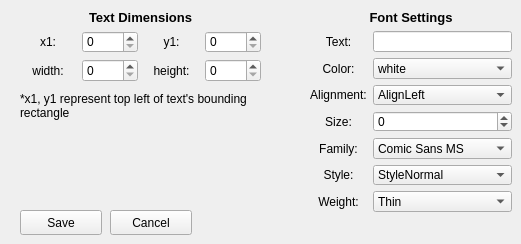
          <widget class="QWidget" name="addText">
           <widget class="QWidget" name="layoutWidget_13">
            <property name="geometry">
             <rect>
              <x>20</x>
              <y>10</y>
              <width>241</width>
              <height>72</height>
             </rect>
            </property>
            <layout class="QGridLayout" name="squareDimensions_3">
             <item row="1" column="0">
              <widget class="QLabel" name="label_71">
               <property name="text">
                <string>x1:</string>
               </property>
               <property name="alignment">
                <set>Qt::AlignCenter</set>
               </property>
              </widget>
             </item>
             <item row="1" column="1">
              <widget class="QSpinBox" name="addTextx1">
               <property name="maximum">
                <number>1000</number>
               </property>
              </widget>
             </item>
             <item row="1" column="2">
              <widget class="QLabel" name="label_72">
               <property name="text">
                <string>y1:</string>
               </property>
               <property name="alignment">
                <set>Qt::AlignCenter</set>
               </property>
              </widget>
             </item>
             <item row="1" column="3">
              <widget class="QSpinBox" name="addTexty1">
               <property name="maximum">
                <number>500</number>
               </property>
              </widget>
             </item>
             <item row="0" column="0" colspan="4">
              <widget class="QLabel" name="label_73">
               <property name="font">
                <font>
                 <pointsize>10</pointsize>
                 <weight>75</weight>
                 <bold>true</bold>
                </font>
               </property>
               <property name="text">
                <string>Text Dimensions</string>
               </property>
               <property name="alignment">
                <set>Qt::AlignCenter</set>
               </property>
              </widget>
             </item>
             <item row="2" column="0">
              <widget class="QLabel" name="label_74">
               <property name="text">
                <string>width:</string>
               </property>
               <property name="alignment">
                <set>Qt::AlignCenter</set>
               </property>
              </widget>
             </item>
             <item row="2" column="1">
              <widget class="QSpinBox" name="addTextw">
               <property name="alignment">
                <set>Qt::AlignLeading|Qt::AlignLeft|Qt::AlignVCenter</set>
               </property>
               <property name="maximum">
                <number>1000</number>
               </property>
              </widget>
             </item>
             <item row="2" column="2">
              <widget class="QLabel" name="label_85">
               <property name="text">
                <string>height:</string>
               </property>
               <property name="alignment">
                <set>Qt::AlignCenter</set>
               </property>
              </widget>
             </item>
             <item row="2" column="3">
              <widget class="QSpinBox" name="addTexth">
               <property name="alignment">
                <set>Qt::AlignLeading|Qt::AlignLeft|Qt::AlignVCenter</set>
               </property>
               <property name="maximum">
                <number>500</number>
               </property>
              </widget>
             </item>
            </layout>
           </widget>
           <widget class="QLabel" name="label_78">
            <property name="geometry">
             <rect>
              <x>20</x>
              <y>90</y>
              <width>241</width>
              <height>31</height>
             </rect>
            </property>
            <property name="text">
             <string>*x1, y1 represent top left of text's bounding rectangle</string>
            </property>
            <property name="wordWrap">
             <bool>true</bool>
            </property>
           </widget>
           <widget class="QPushButton" name="textSave">
            <property name="geometry">
             <rect>
              <x>20</x>
              <y>210</y>
              <width>82</width>
              <height>25</height>
             </rect>
            </property>
            <property name="text">
             <string>Save</string>
            </property>
           </widget>
           <widget class="QPushButton" name="textCancel">
            <property name="geometry">
             <rect>
              <x>110</x>
              <y>210</y>
              <width>82</width>
              <height>25</height>
             </rect>
            </property>
            <property name="text">
             <string>Cancel</string>
            </property>
           </widget>
           <widget class="QWidget" name="layoutWidget">
            <property name="geometry">
             <rect>
              <x>310</x>
              <y>10</y>
              <width>202</width>
              <height>202</height>
             </rect>
            </property>
            <layout class="QGridLayout" name="gridLayout_4">
             <item row="0" column="0" colspan="2">
              <widget class="QLabel" name="label_79">
               <property name="font">
                <font>
                 <pointsize>10</pointsize>
                 <weight>75</weight>
                 <bold>true</bold>
                </font>
               </property>
               <property name="text">
                <string>Font Settings</string>
               </property>
               <property name="alignment">
                <set>Qt::AlignCenter</set>
               </property>
              </widget>
             </item>
             <item row="1" column="0">
              <widget class="QLabel" name="label_80">
               <property name="text">
                <string>Text:</string>
               </property>
               <property name="alignment">
                <set>Qt::AlignCenter</set>
               </property>
              </widget>
             </item>
             <item row="1" column="1">
              <widget class="QLineEdit" name="addTexttext"/>
             </item>
             <item row="2" column="0">
              <widget class="QLabel" name="label_81">
               <property name="text">
                <string>Color:</string>
               </property>
               <property name="alignment">
                <set>Qt::AlignCenter</set>
               </property>
              </widget>
             </item>
             <item row="2" column="1">
              <widget class="QComboBox" name="addTextColor">
               <item>
                <property name="text">
                 <string>white</string>
                </property>
               </item>
               <item>
                <property name="text">
                 <string>black</string>
                </property>
               </item>
               <item>
                <property name="text">
                 <string>red</string>
                </property>
               </item>
               <item>
                <property name="text">
                 <string>green</string>
                </property>
               </item>
               <item>
                <property name="text">
                 <string>blue</string>
                </property>
               </item>
               <item>
                <property name="text">
                 <string>cyan</string>
                </property>
               </item>
               <item>
                <property name="text">
                 <string>magenta</string>
                </property>
               </item>
               <item>
                <property name="text">
                 <string>yellow</string>
                </property>
               </item>
               <item>
                <property name="text">
                 <string>gray</string>
                </property>
               </item>
              </widget>
             </item>
             <item row="3" column="0">
              <widget class="QLabel" name="label_83">
               <property name="text">
                <string>Alignment:</string>
               </property>
               <property name="alignment">
                <set>Qt::AlignCenter</set>
               </property>
              </widget>
             </item>
             <item row="3" column="1">
              <widget class="QComboBox" name="addTextAlignment">
               <item>
                <property name="text">
                 <string>AlignLeft</string>
                </property>
               </item>
               <item>
                <property name="text">
                 <string>AlignRight</string>
                </property>
               </item>
               <item>
                <property name="text">
                 <string>AlignTop</string>
                </property>
               </item>
               <item>
                <property name="text">
                 <string>AlignBottom</string>
                </property>
               </item>
               <item>
                <property name="text">
                 <string>AlignCenter</string>
                </property>
               </item>
              </widget>
             </item>
             <item row="4" column="0">
              <widget class="QLabel" name="label_82">
               <property name="text">
                <string>Size:</string>
               </property>
               <property name="alignment">
                <set>Qt::AlignCenter</set>
               </property>
              </widget>
             </item>
             <item row="4" column="1">
              <widget class="QSpinBox" name="addTextSize">
               <property name="minimum">
                <number>-1</number>
               </property>
               <property name="maximum">
                <number>50</number>
               </property>
              </widget>
             </item>
             <item row="5" column="0">
              <widget class="QLabel" name="label_84">
               <property name="text">
                <string>Family:</string>
               </property>
               <property name="alignment">
                <set>Qt::AlignCenter</set>
               </property>
              </widget>
             </item>
             <item row="5" column="1">
              <widget class="QComboBox" name="addTextFontFamily">
               <item>
                <property name="text">
                 <string>Comic Sans MS</string>
                </property>
               </item>
               <item>
                <property name="text">
                 <string>Courier</string>
                </property>
               </item>
               <item>
                <property name="text">
                 <string>Helvetica</string>
                </property>
               </item>
               <item>
                <property name="text">
                 <string>Times</string>
                </property>
               </item>
              </widget>
             </item>
             <item row="6" column="0">
              <widget class="QLabel" name="label_86">
               <property name="text">
                <string>Style:</string>
               </property>
               <property name="alignment">
                <set>Qt::AlignCenter</set>
               </property>
              </widget>
             </item>
             <item row="6" column="1">
              <widget class="QComboBox" name="addTextFontStyle">
               <item>
                <property name="text">
                 <string>StyleNormal</string>
                </property>
               </item>
               <item>
                <property name="text">
                 <string>StyleItalic</string>
                </property>
               </item>
               <item>
                <property name="text">
                 <string>StyleOblique</string>
                </property>
               </item>
              </widget>
             </item>
             <item row="7" column="0">
              <widget class="QLabel" name="label_87">
               <property name="text">
                <string>Weight:</string>
               </property>
               <property name="alignment">
                <set>Qt::AlignCenter</set>
               </property>
              </widget>
             </item>
             <item row="7" column="1">
              <widget class="QComboBox" name="addTextFontWeight">
               <item>
                <property name="text">
                 <string>Thin</string>
                </property>
               </item>
               <item>
                <property name="text">
                 <string>Light</string>
                </property>
               </item>
               <item>
                <property name="text">
                 <string>Normal</string>
                </property>
               </item>
               <item>
                <property name="text">
                 <string>Bold</string>
                </property>
               </item>
              </widget>
             </item>
            </layout>
           </widget>
          </widget>
